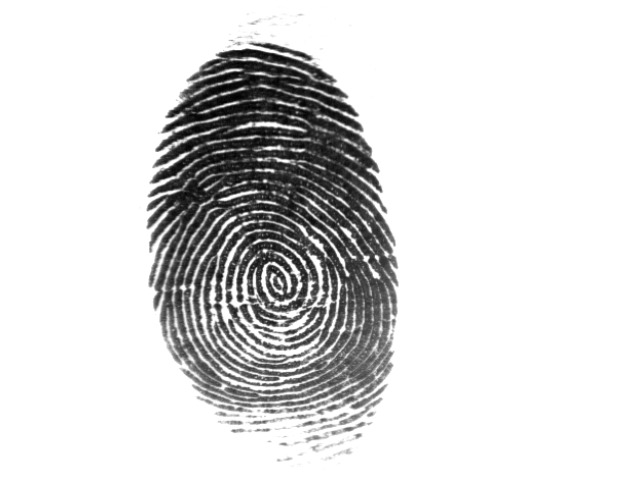
#> input picture fingerprint.jpg, 640 x 480 px
$ python -i preprocessing.py   (imports and definitions only)
#> lines starting #> are read from the running program, lines starting #| are printed output that depends on the picture
#> further down, picture is the input picture: shape (480, 640, 3); min 0, max 255, mean 217.7
import cv2
import numpy as np

def preprocess_image(image, target_size=(500, 500)):
    """
    Preprocess biometric image.
    """
#> called with target_size = (500, 500)
    if len(image.shape) == 3:
        gray = cv2.cvtColor(image, cv2.COLOR_BGR2GRAY)
    else:
        gray = image
    resized = cv2.resize(gray, target_size)
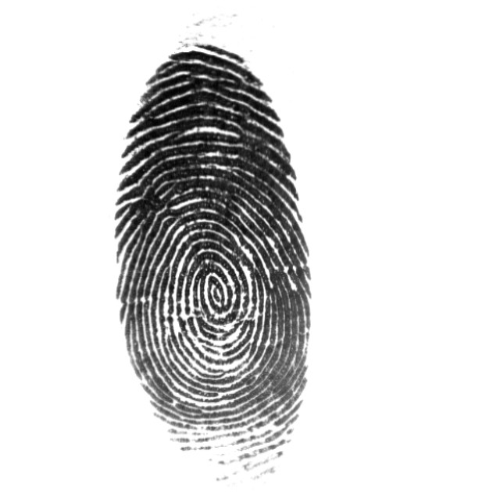
#> resized: shape (500, 500); min 0, max 255, mean 217.6
    equalized = cv2.equalizeHist(resized)
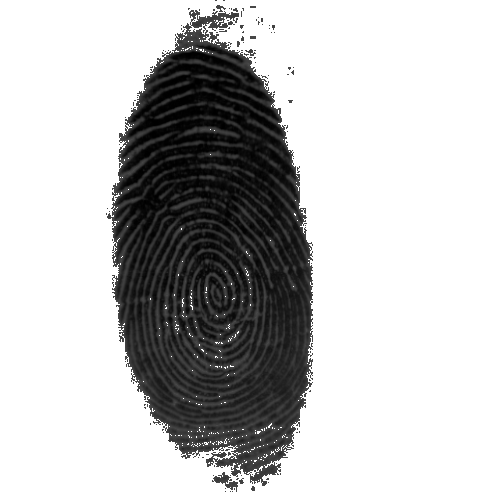
#> equalized: shape (500, 500); min 0, max 255, mean 194
    denoised = cv2.GaussianBlur(equalized, (5, 5), 0)
    return denoised

>>> import cv2
>>> picture = cv2.imread('../fingerprint.jpg')
>>> result = preprocess_image(picture)
